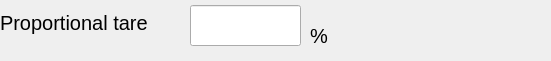
    <widget class="QWidget" name="gbProportionalTare" native="true">
     <property name="geometry">
      <rect>
       <x>600</x>
       <y>300</y>
       <width>551</width>
       <height>61</height>
      </rect>
     </property>
     <property name="font">
      <font>
       <pointsize>15</pointsize>
      </font>
     </property>
     <widget class="QLabel" name="lblProportionalTare">
      <property name="geometry">
       <rect>
        <x>0</x>
        <y>4</y>
        <width>191</width>
        <height>31</height>
       </rect>
      </property>
      <property name="sizePolicy">
       <sizepolicy hsizetype="Fixed" vsizetype="Fixed">
        <horstretch>0</horstretch>
        <verstretch>0</verstretch>
       </sizepolicy>
      </property>
      <property name="font">
       <font>
        <pointsize>15</pointsize>
       </font>
      </property>
      <property name="text">
       <string>Proportional tare</string>
      </property>
      <property name="alignment">
       <set>Qt::AlignBottom|Qt::AlignLeading|Qt::AlignLeft</set>
      </property>
     </widget>
     <widget class="hobart::numericLineEdit" name="txtProportionalTare">
      <property name="geometry">
       <rect>
        <x>190</x>
        <y>5</y>
        <width>111</width>
        <height>41</height>
       </rect>
      </property>
      <property name="sizePolicy">
       <sizepolicy hsizetype="Fixed" vsizetype="Fixed">
        <horstretch>0</horstretch>
        <verstretch>0</verstretch>
       </sizepolicy>
      </property>
      <property name="minimumSize">
       <size>
        <width>111</width>
        <height>41</height>
       </size>
      </property>
      <property name="maximumSize">
       <size>
        <width>111</width>
        <height>41</height>
       </size>
      </property>
      <property name="font">
       <font>
        <pointsize>19</pointsize>
       </font>
      </property>
      <property name="maxLength">
       <number>10</number>
      </property>
     </widget>
     <widget class="QLabel" name="lbl2ProportionalTarePercent">
      <property name="geometry">
       <rect>
        <x>310</x>
        <y>20</y>
        <width>31</width>
        <height>31</height>
       </rect>
      </property>
      <property name="sizePolicy">
       <sizepolicy hsizetype="Fixed" vsizetype="Fixed">
        <horstretch>0</horstretch>
        <verstretch>0</verstretch>
       </sizepolicy>
      </property>
      <property name="minimumSize">
       <size>
        <width>31</width>
        <height>31</height>
       </size>
      </property>
      <property name="maximumSize">
       <size>
        <width>31</width>
        <height>31</height>
       </size>
      </property>
      <property name="font">
       <font>
        <pointsize>15</pointsize>
        <weight>50</weight>
        <bold>false</bold>
       </font>
      </property>
      <property name="text">
       <string notr="true">%</string>
      </property>
      <property name="alignment">
       <set>Qt::AlignLeading|Qt::AlignLeft|Qt::AlignVCenter</set>
      </property>
     </widget>
    </widget>
